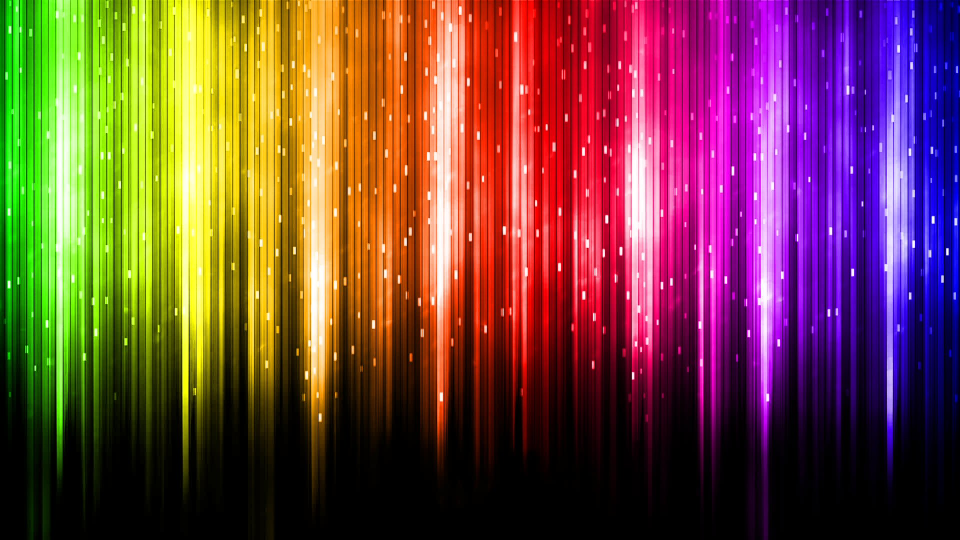
#> input picture lab2/imgs/B01.png, 1920 x 1080 px (shown at 1/2 size)
$ python img.py
#> lines starting #> are read from the running program, lines starting #| are printed output that depends on the picture
#> further down, img_b1 is the input picture: shape (1080, 1920, 3) float32; mean R, G, B 0.459, 0.273, 0.243
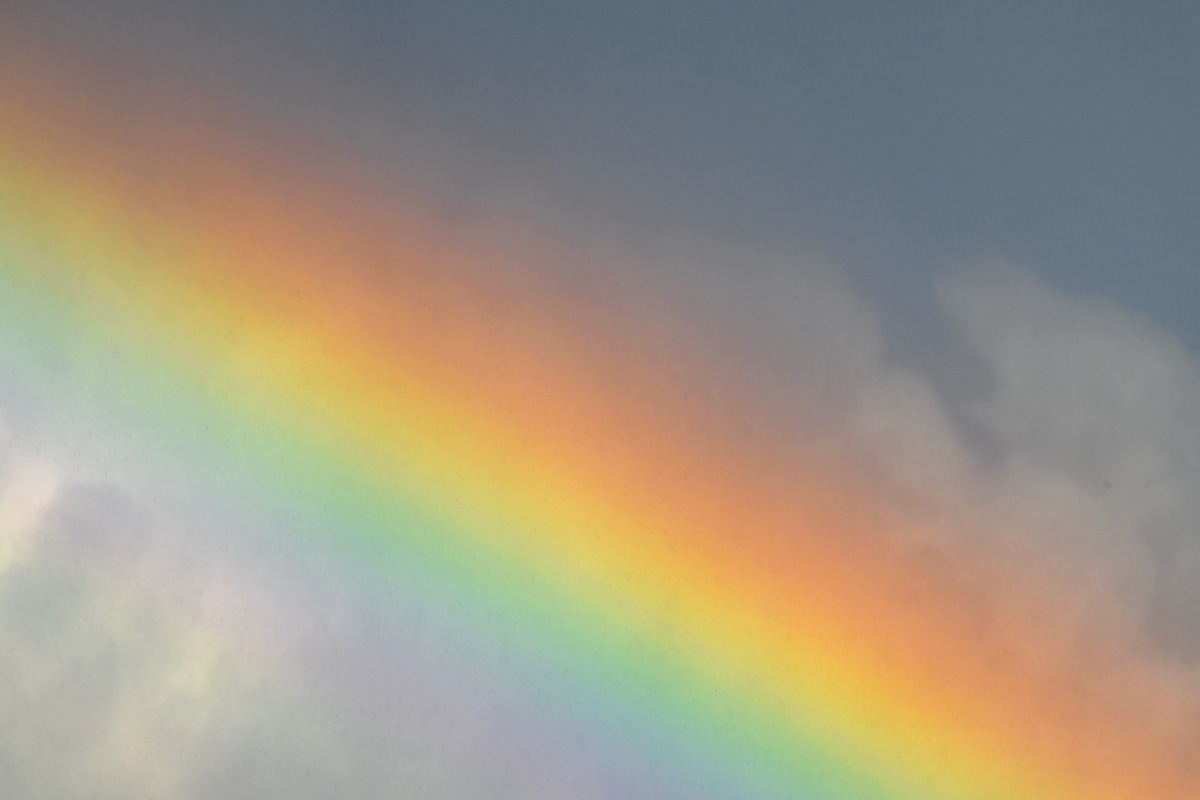
#> input picture lab2/imgs/B02.jpg, 1200 x 800 px
#> further down, img_b2 is the input picture: shape (800, 1200, 3); mean R, G, B 159.6, 150.3, 131.9
import numpy as np
import matplotlib.pyplot as plt
import cv2


def print_img_info(img):
    print(img.dtype)
    print(img.shape)
    print(np.min(img), np.max(img))
    print()


def imgToUint8(img):
    if np.issubdtype(img.dtype, np.unsignedinteger):
        return img
    if np.issubdtype(img.dtype, np.floating):
        out = np.clip(np.round(img * 255.0), 0, 255).astype(np.uint8)
        return out
    if np.issubdtype(img.dtype, np.signedinteger) or np.issubdtype(img.dtype, np.integer):
        out = np.clip(img, 0, 255).astype(np.uint8)
        return out
    return img.astype(np.uint8)


def imgToFloat(img):
    if np.issubdtype(img.dtype, np.floating):
        return img
    if np.issubdtype(img.dtype, np.integer):
        maxv = np.iinfo(img.dtype).max
        return img.astype(np.float32) / float(maxv)
    return img.astype(np.float32)


def show_image_3x3(img, title=None, save_path=None, show=True):
#> called with title = 'B01 - full image (Zadanie 2)', save_path = 'B01_overview.png', show = True
    img_f = imgToFloat(img)
    if img_f.ndim != 3 or img_f.shape[2] < 0:
        raise ValueError("Expected a color image with 3 channels (RGB).")

    R = img_f[:,:,0]
    G = img_f[:,:,1]
    B = img_f[:,:,2]

    Y1 = 0.299 * R + 0.587 * G + 0.114 * B
    Y2 = 0.2126 * R + 0.7152 * G + 0.0722 * B

    red_only = np.zeros_like(img_f)
    red_only[:,:,0] = R
    green_only = np.zeros_like(img_f)
    green_only[:,:,1] = G
    blue_only = np.zeros_like(img_f)
    blue_only[:,:,2] = B

    fig = plt.figure(figsize=(10,10))
    if title:
        fig.suptitle(title, fontsize=14)

    # Row 1: Original, Y1, Y2
    ax = plt.subplot(3,3,1)
    ax.imshow(img_f)
    ax.set_title("O - original")
    ax.axis('off')

    ax = plt.subplot(3,3,2)
    ax.imshow(Y1, cmap=plt.cm.gray, vmin=0, vmax=1)
    ax.set_title("Y1 (0.299,0.587,0.114)")
    ax.axis('off')

    ax = plt.subplot(3,3,3)
    ax.imshow(Y2, cmap=plt.cm.gray, vmin=0, vmax=1)
    ax.set_title("Y2 (0.2126,0.7152,0.0722)")
    ax.axis('off')

    # Row 2: R, G, B single-layer grayscale
    ax = plt.subplot(3,3,4)
    ax.imshow(R, cmap=plt.cm.gray, vmin=0, vmax=1)
    ax.set_title("R channel (gray)")
    ax.axis('off')

    ax = plt.subplot(3,3,5)
    ax.imshow(G, cmap=plt.cm.gray, vmin=0, vmax=1)
    ax.set_title("G channel (gray)")
    ax.axis('off')

    ax = plt.subplot(3,3,6)
    ax.imshow(B, cmap=plt.cm.gray, vmin=0, vmax=1)
    ax.set_title("B channel (gray)")
    ax.axis('off')

    # Row 3: color images with only one channel preserved
    ax = plt.subplot(3,3,7)
    ax.imshow(red_only)
    ax.set_title("R only (color)")
    ax.axis('off')

    ax = plt.subplot(3,3,8)
    ax.imshow(green_only)
    ax.set_title("G only (color)")
    ax.axis('off')

    ax = plt.subplot(3,3,9)
    ax.imshow(blue_only)
    ax.set_title("B only (color)")
    ax.axis('off')

    plt.tight_layout(rect=[0, 0, 1, 0.95])
    if save_path:
        plt.savefig(save_path, bbox_inches='tight')
        print(f"Saved figure to: {save_path}")
    if show:
        plt.show()
    plt.close(fig)


def process_and_save_fragments(img_path, fragments, out_prefix="frag", show=False):
#> called with img_path = './imgs/B01.png', out_prefix = 'B01_frag', show = False
    img = plt.imread(img_path)

    for i, f in enumerate(fragments):
        w1, k1, w2, k2 = f
        fragment = img[w1:w2, k1:k2].copy()
        h, w = fragment.shape[:2]
        if (h, w) != (200, 200):
            print(f"Warning: fragment {i} has size {(h,w)} (expected 200x200). Proceeding anyway.")
        save_name = f"{out_prefix}_{i:02d}.png"
        show_image_3x3(fragment, title=f"{out_prefix} fragment {i}", save_path=save_name, show=show)
#> this loop made 2 passes
#> pass 1, in show_image_3x3 (call 2), `B = img_f[:,:,2]`:
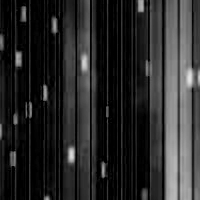
#> B: shape (200, 200) float32; min 0, max 0.886, mean 0.163
#> after the loop:
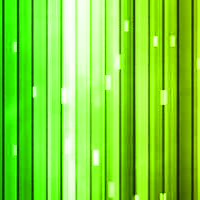
#> fragment: shape (200, 200, 3) float32; mean R, G, B 0.493, 0.848, 0.216


if __name__ == "__main__":
    img_b1 = plt.imread('./imgs/B01.png')
    img_b2 = plt.imread('./imgs/B02.jpg')

    show_image_3x3(img_b1, title="B01 - full image (Zadanie 2)", save_path="B01_overview.png", show=True)

    # Format: [row_start, col_start, row_end, col_end]
    fragments_B01 = [
        [100, 200, 300, 400],
        [400, 50, 600, 250],
    ]

    fragments_B02 = [
        [150, 120, 350, 320],
    ]

    process_and_save_fragments('./imgs/B01.png', fragments_B01, out_prefix="B01_frag", show=False)
    process_and_save_fragments('./imgs/B02.jpg', fragments_B02, out_prefix="B02_frag", show=False)
#> the loop in process_and_save_fragments (call 2), `for i, f in enumerate(fragments):` made 1 pass
#> pass 1, in process_and_save_fragments (call 2), `fragment = img[w1:w2, k1:k2].copy()`:
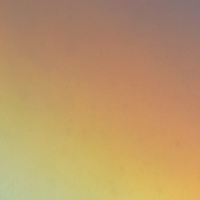
#> fragment: shape (200, 200, 3); mean R, G, B 186.9, 150.6, 103.6
#> pass 1, in show_image_3x3 (call 4), `R = img_f[:,:,0]`:
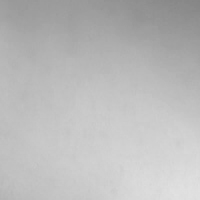
#> R: shape (200, 200) float32; min 0.522, max 0.886, mean 0.733
#> pass 1, in show_image_3x3 (call 4), `G = img_f[:,:,1]`:
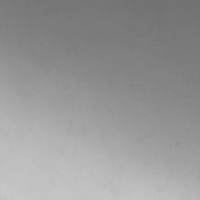
#> G: shape (200, 200) float32; min 0.439, max 0.784, mean 0.591
#> pass 1, in show_image_3x3 (call 4), `plt.savefig(save_path, bbox_inches='tight')`:
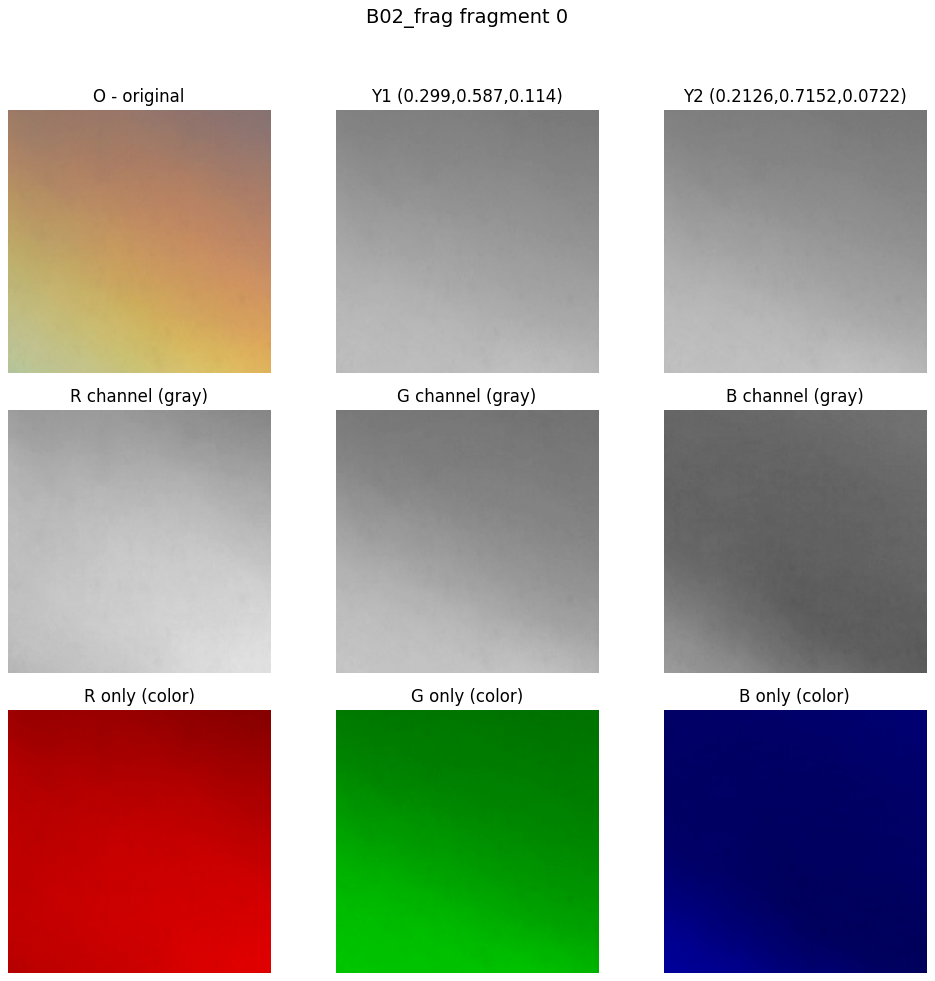
#> figure drawn by matplotlib, 9 panels

    print("Done.")
